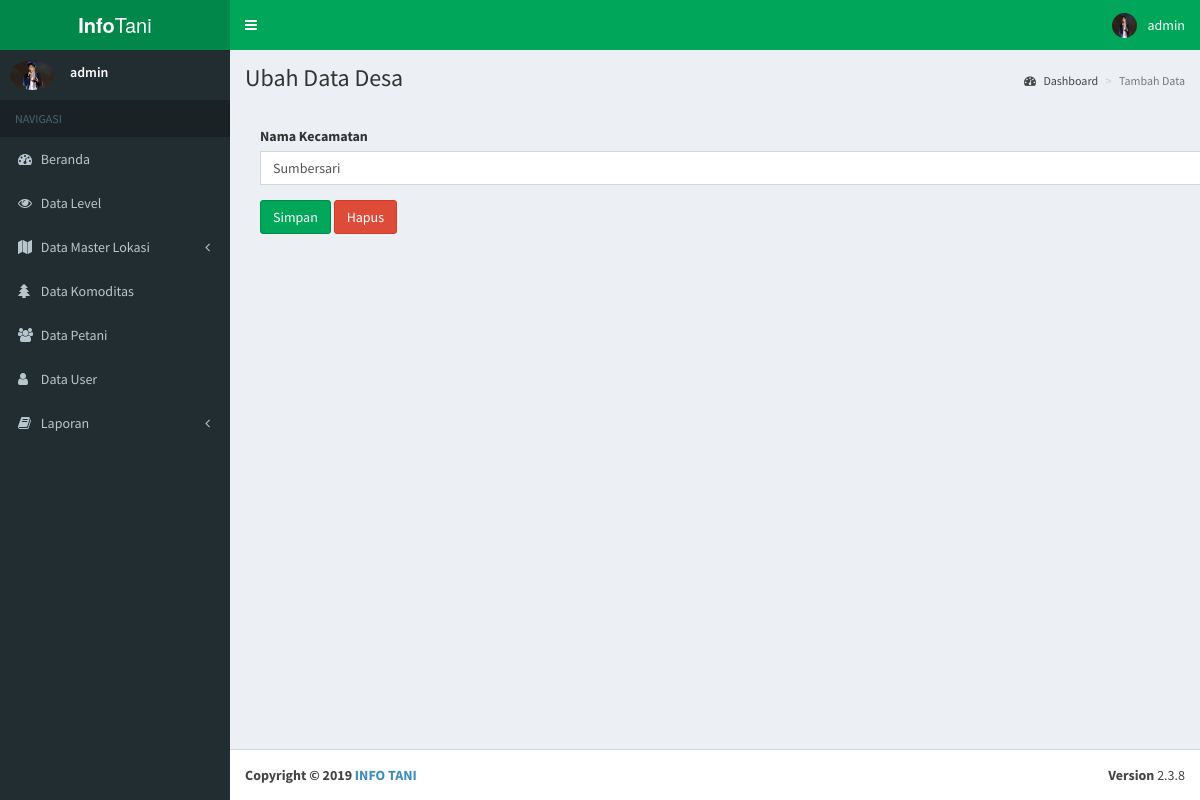
/Pages/Admin/ubahkecamatan.php?id=1 (signed in), run on the app's committed database.
### tables this page shows
CREATE TABLE `user` (
  `ID_USER` int(11) NOT NULL,
  `ID_LEVEL` int(11) DEFAULT NULL,
  `USERNAME` varchar(20) DEFAULT NULL,
  `PASSWORD` varchar(255) DEFAULT NULL,
  `FOTO_USER` varchar(18) DEFAULT NULL
);

CREATE TABLE `kecamatan` (
  `ID_KECAMATAN` int(11) NOT NULL,
  `NAMA_KECAMATAN` varchar(20) DEFAULT NULL
);

### controller/session.php (called while the page is built, shortened)
<?php
include "./koneksi.php";
$user_check=$_SESSION['USERNAME'];
$sql = "select * from user where USERNAME='$user_check'" ;
$ses_sql=mysqli_query($koneksi,$sql);
$row = mysqli_fetch_assoc($ses_sql);
$gambar = $row['FOTO_USER'];
?>

### Pages/Admin/ubahkecamatan.php (the view, shortened to what this page needs)
<!DOCTYPE html>
<html>
<?php
        include "../_partials/head.php";
?>
<body class="hold-transition skin-green sidebar-mini">
<div class="wrapper">
    <?php
            include "../_partials/header.php";
    ?>
  <aside class="main-sidebar">
    <?php
        include "../_partials/sidebar.php";
    ?>
  </aside>
  <div class="content-wrapper">
    <section class="content-header">
      <h1>
        Ubah Data Desa
      </h1>
      <ol class="breadcrumb">
        <li><a href="index.php"><i class="fa fa-dashboard"></i> Dashboard</a></li>
        <li class="active">Tambah Data</li>
      </ol>
    </section>
    <section class="content">
        <div class="container">
            <br>
            <form method="post" action="../../controller/admin/controllerkecamatan.php">
                <?php
                require_once "../../controller/koneksi.php";
                if(isset($_GET['id'])) {
                    $id = $_GET['id'];
                    $sql = "SELECT * FROM kecamatan WHERE kecamatan.ID_KECAMATAN='$id'";
                    $querykec = mysqli_query($koneksi, $sql);
                    while ($data = mysqli_fetch_array($querykec)) {?>
                <div class="form-group">
                    <label>Nama Kecamatan</label>
                    <input type="text" class="form-control" value="<?php echo $data['NAMA_KECAMATAN']?>"
                    name="namakec" required onkeypress="return hanyaTulisan(event)">
                </div>
                <input type="submit" name="ubah" class="btn btn-success" value="Simpan">
                <input type="reset" name="reset" class="btn btn-danger" value="Hapus">
            </form>
            <?php
        }} ?>
        </div>
    </section>
    <br><br>
    </div>
  <?php
        include "../_partials/footer.php";
  ?>
</div>
</body>
</html>

### Pages/_partials/header.php (shortened to what this page needs)
<?php
    require_once "../../controller/koneksi.php";
    include "../../controller/session.php";
      ?>
<header class="main-header">
  <a href="../frontend/index.php" class="logo">
    <span class="logo-lg"><b>Info</b>Tani</span>
  </a>
  <nav class="navbar navbar-static-top">
    <a href="#" class="sidebar-toggle" data-toggle="offcanvas" role="button">
    </a>
    <div class="navbar-custom-menu">
      <ul class="nav navbar-nav">
        <li class="dropdown user user-menu">
          <a href="#" class="dropdown-toggle" data-toggle="dropdown">
            <img src="../../img/user/<?php echo $gambar;?>" class="user-image" alt="User Image">
            <span class="hidden-xs"><?php echo $_SESSION['USERNAME'] ?></span>
          </a>
        </li>
      </ul>
    </div>
  </nav>
</header>

### Pages/_partials/sidebar.php (shortened to what this page needs)
<section class="sidebar">
  <div class="user-panel">
    <div class="pull-left image">
      <img src="../../img/user/<?php echo $gambar;?>" class="img-circle" alt="User Image">
    </div>
    <div class="pull-left info">
      <p><?php echo $_SESSION['USERNAME'] ?></p>
    </div>
  </div>
  <ul class="sidebar-menu">
    <li class="header">NAVIGASI</li>
    <li class="treeview">
      <a href="./index.php">
        <i class="fa fa-dashboard"></i> <span>Beranda</span>
      </a>
    </li>
    <li class="treeview">
      <a href="./viewlevel.php">
        <i class="fa fa-eye"></i> <span>Data Level</span>
      </a>
    </li>
    <li class="treeview">
      <a href="#">
        <i class="fa fa-map"></i> <span>Data Master Lokasi</span>
        <span class="pull-right-container">
          <i class="fa fa-angle-left pull-right"></i>
        </span>
      </a>
    </li>
    <li class="treeview">
      <a href="./viewkomoditas.php">
        <i class="fa fa-tree"></i> <span>Data Komoditas</span>
      </a>
    </li>
    <li class="treeview">
      <a href="./viewpetani.php">
        <i class="fa fa-users"></i> <span>Data Petani</span>
      </a>
    </li>
    <li class="treeview">
      <a href="./viewuser.php">
        <i class="fa fa-user"></i> <span>Data User</span>
      </a>
    </li>
    <li class="treeview">
      <a href="#">
        <i class="fa fa-book"></i> <span>Laporan</span>
        <span class="pull-right-container">
          <i class="fa fa-angle-left pull-right"></i>
        </span>
      </a>
    </li>
  </ul>
  </section>

### data on the page
user: FOTO_USER (picture)
kecamatan: namakec "Sumbersari"

### other printed values
$_SESSION['USERNAME'] "admin"
